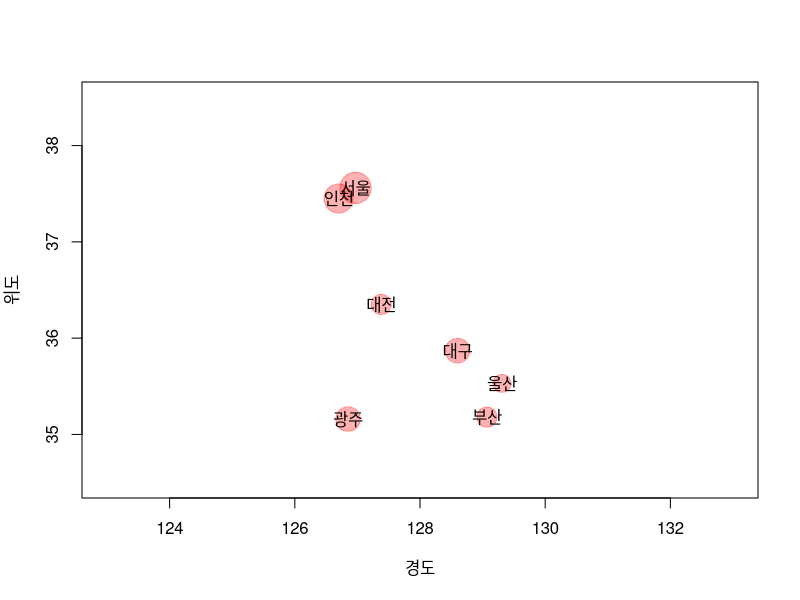

Write R code to recreate this figure.
city <- c("서울","부산","대구","인천","광주","대전","울산") #city라는 변수 만들기
pm25 <-c(14, 9, 11, 13, 11, 9, 8) #실시간 미세먼지
lat <- c(37.56, 35.18,35.87,37.45,35.16,36.35,35.53)
lon <- c(126.97,129.07,128.60,126.70,126.85,127.38,129.31)

plot(x=lon, y=lat, pch=19, cex=pm25*0.3, col=rgb(1,0,0,0.3), xlim=c(123,133), ylim=c(34.5,38.5), xlab="경도", ylab="위도")
     #x는 x축의 값이요, y는 y축의 값입니다. pch는 도형모양인데 원으로 설정함 cex는 도형크기 col은 컬러, xlim x축 범위, ylim y축범위, lab는 x축설명, y축설명 레이블
text(x=lon, y=lat, labels=city) #도시이름 삽입
     
